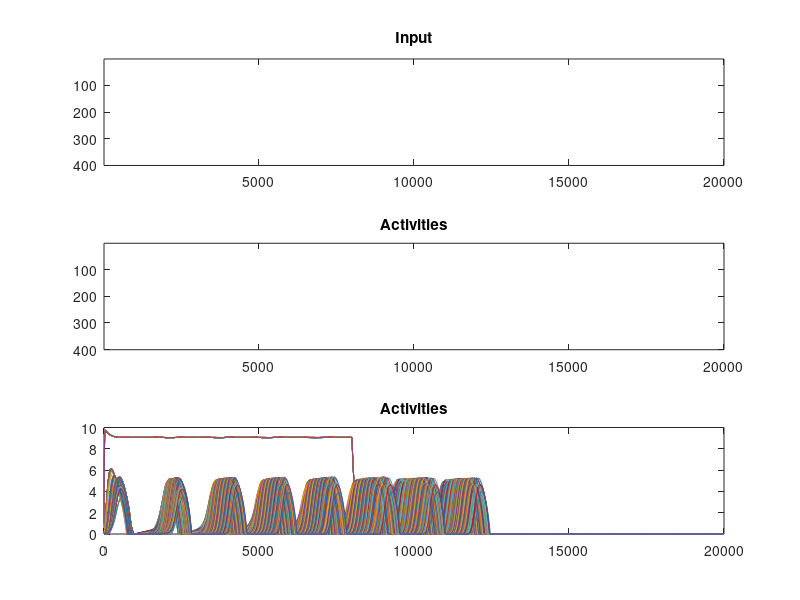
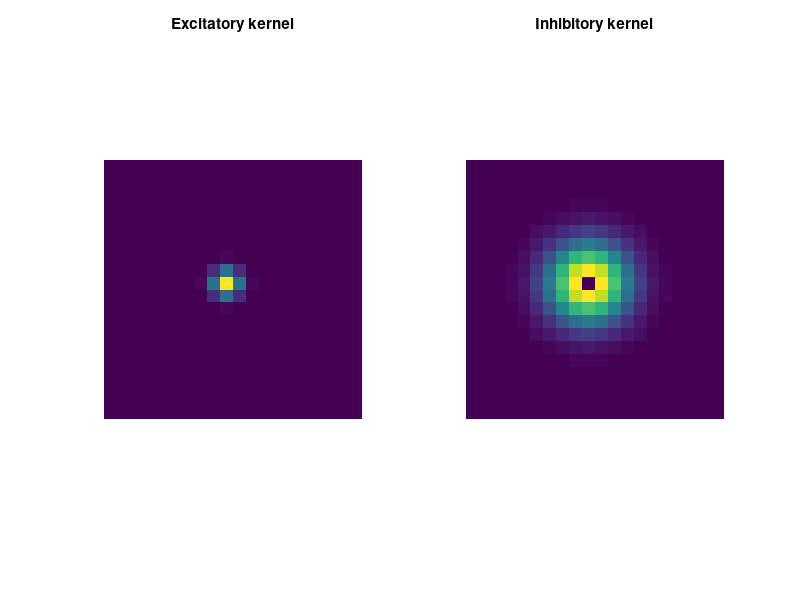

Reproduce these figures in MATLAB, in order. (Note: this script raises an error after producing the figures.)
clear all; close all;
%file_name=uiputfile('*.gif','Save as animated GIF');

aa = 20;        % Side length of square grid
N = aa*aa;      % Number of neurons
tlen = 20000;
%tdiv = 50;
msize = tlen;%/tdiv +1;

x = zeros(1,N);
xs = zeros(msize,N);

We = (eye(N));
Wi = We;

 Ae = 0.6;      % Excitatory kernal max height
 ke = 1;        % Excitatory kernel width
 Ai = 0.005;   % Inhibitory kernal max height (Play with this parameter!)
 ki = 3;        % Inhibitory kernal width
 
distan = zeros(N);
kk = 0;
pos = zeros(N,2);
for ii = 1:aa
    for jj = 1:aa
        kk = kk +1;
      pos(kk,:) = [ii jj];
    end
end
tic
for ii = 1:N
    for jj = ii:N
        distan(ii,jj) = norm(squeeze(pos(ii,:)) - squeeze(pos(jj,:)),2);
        distan(jj,ii) = distan(ii,jj);
        Wi(ii,jj) = Ai.*exp(-(distan(ii,jj)./ki).^2);%./(ki*sqrt(2*pi));
        We(ii,jj) = Ae.*exp(-(distan(ii,jj)./ke).^2);% - Ae.*exp(-(distan(ii,jj)./(0.85*ke)).^2);%./(ki*sqrt(2*pi));
        We(jj,ii) = We(ii,jj);
        Wi(jj,ii) = Wi(ii,jj);
        Wi(ii,ii) = 0;
        %We(ii,ii) = 0;
        
    end
end

toc

%Wi = 0.*Wi;

Inp = 0.1*rand(msize,N);
%Inp = round(max(rand(tlen,N) - 0.45,0));
h = 0.001;
B = 10; C = 10;
z = x;
p =10;

ra = 0.01;
recov = 0.7; % Play with this parameter :)
rstrength = 0.5; % And this one

%Inpy = round(max(rand(1,N)-0.49,0));
%cc = 300:320;
%Inp(:,cc) = rand(tlen,length(cc));
%Inp(:,100:500) = rand(tlen,length(100:500));
%Inp(:,1) = 1;
%Inp(:,N) = 1;

Inp(:, 188:200) = 100;

Inp(round(msize*0.4):msize,:) = 0; %Input shuts off half-way though the trial
ii = 1;
tic
for t = 1:tlen
    ii = t;
    %ii = ii + (1-sign(mod(t,tdiv)));
    %Inp(t,:) = Inpy;
    %td = max(1, t-500);
   y = max(x,0);
   %inh = xs(td,:);
   inh = y;
   
    x = x + h.*((B-x).*(Inp(ii,:)  + (y)*We) - (x+C).*( (y*Wi) + rstrength.*z) -x*ra );
   
    x = max(x,0);
    x = min(B,x);
    
    %z= z + rr.*h.*(x -z);
    z = z + recov*h*((B-z).*inh - 10*z.*(1-sign(inh)));
    z = max(z,0);
    z= min(B,z);
    
    
    xs(ii,:) = max(x,0);
end
toc

%scrsz = get(0,'ScreenSize');
%figure('Position',[10 scrsz(4)/2-400 scrsz(3)/2 scrsz(4)/2+300])
figure
subplot(3,1,1)
imagesc(Inp')
title('Input')

subplot(3,1,2)
imagesc(xs');
title('Activities')

subplot(3,1,3)
plot(xs);
title('Activities')

% subplot(4,1,4)
% plot(1:N,Wi(:,round(N/2)),'r.',1:N,We(:,round(N/2)));
% title('Connection weights')

figure
inde = round(N/2 - aa/2);
subplot(1,2,1)
imagesc(reshape(We(inde,:),aa,aa))
axis equal
axis off
title('Excitatory kernel')
subplot(1,2,2)
imagesc(reshape(Wi(inde,:),aa,aa))
axis equal
axis off
title('Inhibitory kernel')

%gif_2D(xs,aa,file_name)
show_2D(xs,Inp,aa)